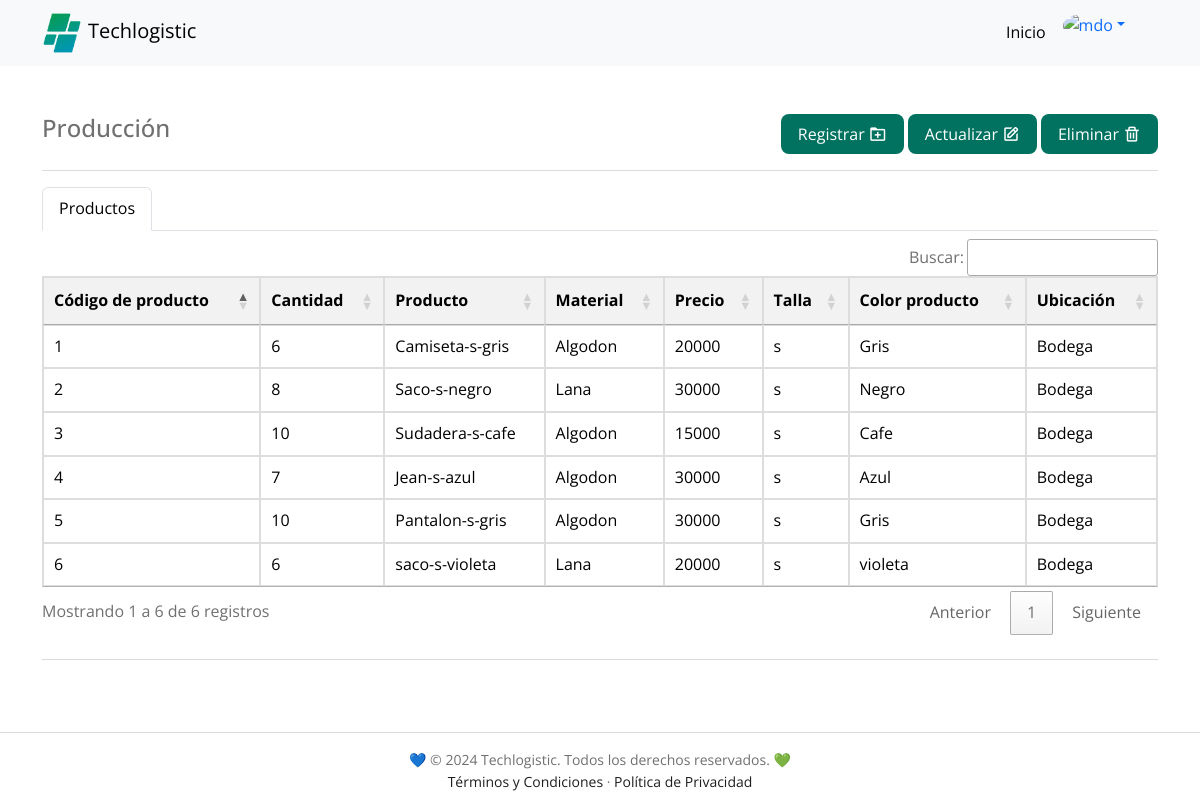
The page /dashboard/produccion/indexproduccion.php (signed in) on the database its author committed.
### tables this page shows
CREATE TABLE `producto` (
  `codigo_producto` int NOT NULL AUTO_INCREMENT,
  `id_funcionario` int NOT NULL,
  `cantidad` int NOT NULL,
  `nombre_producto` varchar(60) NOT NULL,
  `material` varchar(60) NOT NULL,
  `precio` float NOT NULL,
  `talla` varchar(50) NOT NULL,
  `color_producto` varchar(20) NOT NULL,
  `ubicacion` varchar(20) NOT NULL,
  PRIMARY KEY (`codigo_producto`),
  KEY `id_funcionario` (`id_funcionario`),
  CONSTRAINT `producto_ibfk_1` FOREIGN KEY (`id_funcionario`) REFERENCES `funcionario` (`id_funcionario`)
);

### dashboard/produccion/indexproduccion.php (the view, shortened to what this page needs)
<?php
include_once "../../PHP/conexion_a_la_DB.php";
$sql = "SELECT codigo_producto, cantidad, nombre_producto, material, precio, talla, color_producto, ubicacion FROM producto;";
$datos = $conexion->query($sql);
?>
<!DOCTYPE html>
<html lang="es">
<head>
  <link href='https://unpkg.com/boxicons@2.0.7/css/boxicons.min.css' rel='stylesheet'>
  <link href="https://cdn.jsdelivr.net/npm/bootstrap@5.3.0/dist/css/bootstrap.min.css" rel="stylesheet"
>
  <link rel="stylesheet" href="../../HTML/styles/techlogistic.css">
  <link rel="stylesheet" type="text/css" href="https://cdn.datatables.net/1.11.5/css/jquery.dataTables.css">
  <link rel="stylesheet" type="text/css" href="https://cdn.datatables.net/buttons/2.0.1/css/buttons.dataTables.min.css">
</head>
<body>
  <nav class="navbar navbar-expand-lg bg-body-tertiary">
    <div class="container">
      <a href="../../PHP/indexdash.php" class="navbar-brand" title="Techlogistic"><img src="../../images/favicon.png"
          alt="Logo Techlogistic" class="navigation__image">Techlogistic</a>
      <div class="collapse navbar-collapse" id="navbarNavDropdown">
        <ul class="navbar-nav ms-auto me-4 mb-2 mb-lg-0">
          <li class="nav-item">
            <a class="nav-link active" aria-current="page" href="../../PHP/indexdash.php">Inicio</a>
          </li>
          <li class="nav-item dropdown">
            <div class="dropdown" role="group">
              <a class="dropdown-toggle dropdown-toggle-split" data-bs-toggle="dropdown" aria-expanded="false">
                <img src="https://higinnamora.github.io/techlogistic/images/profile/profile.png" alt="mdo"
                  class="rounded-circle" width="38" height="38" />
              </a>
            </div>
          </li>
        </ul>
      </div>
    </div>
  </nav>
  <main class="container my-5 h-100">
    <div class="d-flex flex-column flex-md-row justify-content-between gap-2">
      <h4 class="text-md-start text-left">Producción</h4>
      <div class="actions-table">
        <div class="action-item">
          <a class="button margin-left" aria-current="page" href="./nuevoProducto.php">Registrar<i
              class='bx bx-folder-plus icons-styles'></i></a>
        </div>
        <div class="action-item">
          <a class="button margin-left" aria-current="page" href="./indexproduccionActualizacion.php">Actualizar<i
              class='bx bx-edit icons-styles'></i></a>
        </div>
        <div class="action-item">
          <a class="button margin-left" aria-current="page" href="./indexproduccionEliminar.php">Eliminar<i
              class='bx bx-trash icons-styles'></i></a>
        </div>
      </div>
    </div>
    <hr>
    <ul class="nav nav-tabs mb-2">
      <li class="nav-item">
        <a class="nav-link active" aria-current="page" href="#">Productos</a>
      </li>
    </ul>
    <div class="table-responsive">
      <table id="productos" style="color: black;" class="">
        <thead>
          <tr>
            <th scope="col">Código de producto</th>
            <th scope="col">Cantidad</th>
            <th scope="col">Producto</th>
            <th scope="col">Material</th>
            <th scope="col">Precio</th>
            <th scope="col">Talla</th>
            <th scope="col">Color producto</th>
            <th scope="col">Ubicación</th>
          </tr>
        </thead>
        <tbody>
          <?php
          foreach ($datos as $fila) {
            echo "<tr>";
            foreach ($fila as $valor) {
              echo "<td>$valor</td>";
            }
            echo "</tr>";
          }
          ?>
        </tbody>
      </table>
    </div>
    <hr class="my-4" />
  </main>
  <footer>
    <div class="copyright">
      <div class="bd-container">
        <p>💙 © 2024 Techlogistic. Todos los derechos reservados. 💚</p>
        <p><a href="../../HTML/terminos-y-condiciones.html">Términos y Condiciones</a> · <a
            href="../../HTML/politica-de-privacidad.html">Política de Privacidad</a></p>
      </div>
    </div>
  </footer>
</body>
</html>

### HTML/styles/techlogistic.css (style rules this page uses)
:root { --header-height: 3rem; --header-height-desktop: 70px; --first-color: #017260; --first-color-alt: #167C38; --secondary-color: #0097b2; --title-color: #393939; --text-color: #707070; --text-color-light: #A6A6A6; --body-color: #FFFFFF; --container-color: #FFFFFF; --black-color-001: #1E1E1E; --gray-color-001: #D9D9D9; --text-color-001: #242B55; --text-color-002: #fafafa; --text-color-white: #ffffff; --body-font: 'Open Sans', sans-serif; --biggest-font-size: 2.25rem; --h1-font-size: 1.5rem; --h2-font-size: 1.25rem; --h3-font-size: 1rem; --normal-font-size: .938rem; --small-font-size: .813rem; --smaller-font-size: .75rem; --font-medium: 500; --font-semi-bold: 600; --m-1: .5rem; --m-2: 1rem; --m-3: 1.5rem; --m-4: 2rem; --m-5: 2.5rem; --m-6: 3rem; --z-tooltip: 10; --z-fixed: 100; }
@media screen and (min-width: 768px) { :root { --biggest-font-size: 4rem; --h1-font-size: 2.25rem; --h2-font-size: 1.5rem; --h3-font-size: 1.25rem; --normal-font-size: 1rem; --small-font-size: .875rem; --smaller-font-size: .813rem; } }
*,::before,::after { box-sizing: border-box; }
html { height: 100%; }
html, body { scroll-behavior: smooth; }
body { background-color: var(--body-color); color: var(--text-color); display: flex; flex-direction: column; font-family: var(--body-font); font-size: var(--normal-font-size); line-height: 1.6; margin: var(--header-height) 0 0 0; width: 100%; }
h1, h2, h3, p, ul { margin: 0; }
a { text-decoration: none; }
img { height: auto; max-width: 100%; }
.mb-2 { margin-bottom: var(--m-2); }
.bd-container { margin-left: var(--m-2); margin-right: var(--m-2); max-width: 960px; width: calc(100% - 2rem); }
.navigation__image { width: 40px; margin-right: 6px; }
.button { align-items: center; background-color: var(--first-color); border-radius: .5rem; border: 1px solid transparent; color: #FFFFFF; display: inline-block; height: 40px; line-height: 1; padding: 0 1rem; transition: .3s; justify-content: center; }
a.button { display: inline-flex; }
.copyright { text-align: center; padding: 16px 0; border-top: 1px solid var(--gray-color-001); margin-top: auto; }
.copyright p { font-size: 14px; color: var(--text-color); }
.copyright p a { color: var(--black-color-001); }
@media screen and (min-width: 768px) { body { margin: 0; } }
@media screen and (min-width: 992px) { .bd-container { margin-left: auto; margin-right: auto; } }
table { width: 100%; border-collapse: collapse; margin-top: 20px; }
table, th, td { border: 1px solid #ddd; }
th, td { padding: 12px; text-align: left; }
th { background-color: #f2f2f2; }
tr:nth-child(even) { background-color: #f9f9f9; }
.actions-table { display: flex; }
.icons-styles { font-size: 18px; margin-left: 4px; }
.margin-left { margin-left: 4px; }

### rows shown on the page
producto: codigo_producto "1", cantidad "6", nombre_producto "Camiseta-s-gris", material "Algodon", precio "20000", talla "s", color_producto "Gris", ubicacion "Bodega"
producto: codigo_producto "2", cantidad "8", nombre_producto "Saco-s-negro", material "Lana", precio "30000", talla "s", color_producto "Negro", ubicacion "Bodega"
producto: codigo_producto "3", cantidad "10", nombre_producto "Sudadera-s-cafe", material "Algodon", precio "15000", talla "s", color_producto "Cafe", ubicacion "Bodega"
producto: codigo_producto "4", cantidad "7", nombre_producto "Jean-s-azul", material "Algodon", precio "30000", talla "s", color_producto "Azul", ubicacion "Bodega"
producto: codigo_producto "5", cantidad "10", nombre_producto "Pantalon-s-gris", material "Algodon", precio "30000", talla "s", color_producto "Gris", ubicacion "Bodega"
producto: valor "6", nombre_producto "saco-s-violeta", material "Lana", precio "20000", talla "s", color_producto "violeta", ubicacion "Bodega"
